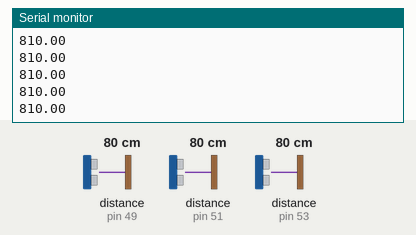
A sketch run on a simulated Arduino Uno, built with avr-gcc and run on an emulated ATmega328P. Shown: the last lines printed to the serial monitor. Inputs (shaded band) come from the test bench; at power-on: distance to the obstacle (sensors on pin 53, pin 49, pin 51) 80 cm.

Above: at 1.2 s.
1.3 s: distance to the obstacle (sensor on pin 53) set to 2 cm
At 1.9 s:
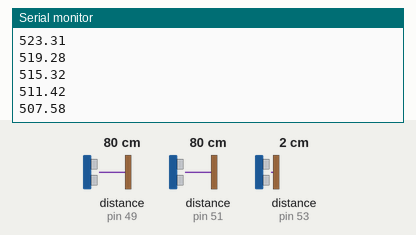
2.8 s: distance to the obstacle (sensor on pin 49) set to 2 cm
At 3.9 s:
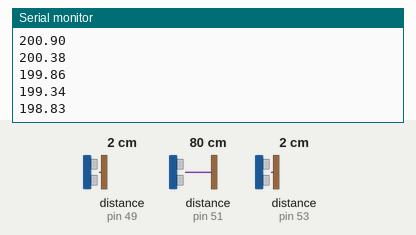
4.3 s: distance to the obstacle (sensor on pin 51) set to 2 cm
At 5.0 s:
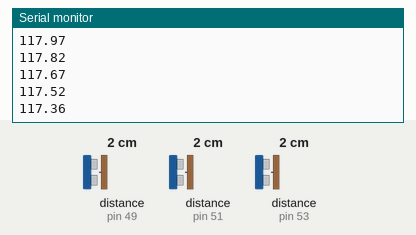
5.8 s: distance to the obstacle (sensor on pin 53) set to 4 cm
At 6.7 s:
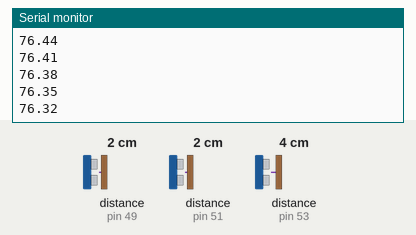
Timing chart, 0 to 8.3 s (numbered marks = the images above; inputs shaded):
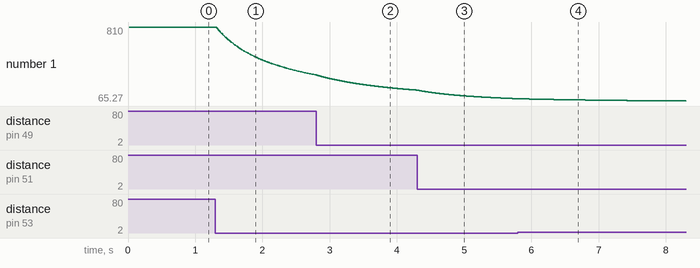

Measured:
- after the input at 1.3 s, the serial monitor: prints a new line at once (image 1)
- plotted number 1: 810 → 328.96 after the input at 1.3 s

The sketch:

Arduino_average.ino
```cpp
#include <NewPing.h>
#define MaxDistance  350

float old_average=0;
float new_average=0;

 void nomal_average_5data (float a,int K){
    new_average=(old_average*(K-1)/K)+(a/K);
    old_average=new_average ;
  }


NewPing R_sensor(48,49,MaxDistance);
  float R_Sonar_Error = 0.0;
  float R_Sonar_distance = 0.0;
  float R_Sonar_distance_old = 0.0;

NewPing L_sensor(52,53,MaxDistance);
  float L_Sonar_Error = 0.0;
  float L_Sonar_distance = 0.0;
  float L_Sonar_distance_old = 0.0;

NewPing F_sensor(50,51,MaxDistance);
  float F_Sonar_Error = 0.0;
  float F_Sonar_distance = 0.0;
  float F_Sonar_distance_old = 0.0;

void read_sonar_sensor(void){ //초음파센서 측정
    R_Sonar_distance = R_sensor.ping_cm()*10.0;
    L_Sonar_distance = L_sensor.ping_cm()*10.0;
    F_Sonar_distance = F_sensor.ping_cm()*10.0;
    if(R_Sonar_distance == 0){R_Sonar_distance = MaxDistance * 10.0;}
    if(L_Sonar_distance == 0){L_Sonar_distance = MaxDistance * 10.0;}
    if(F_Sonar_distance == 0){F_Sonar_distance = MaxDistance * 10.0;}
  }


void setup() {
 Serial.begin(115200);
}

float b=0;
int K=1;

void loop() {

  read_sonar_sensor();
  nomal_average_5data (L_Sonar_distance,K);
  K = K+1;
  Serial.println(new_average);
}
```
